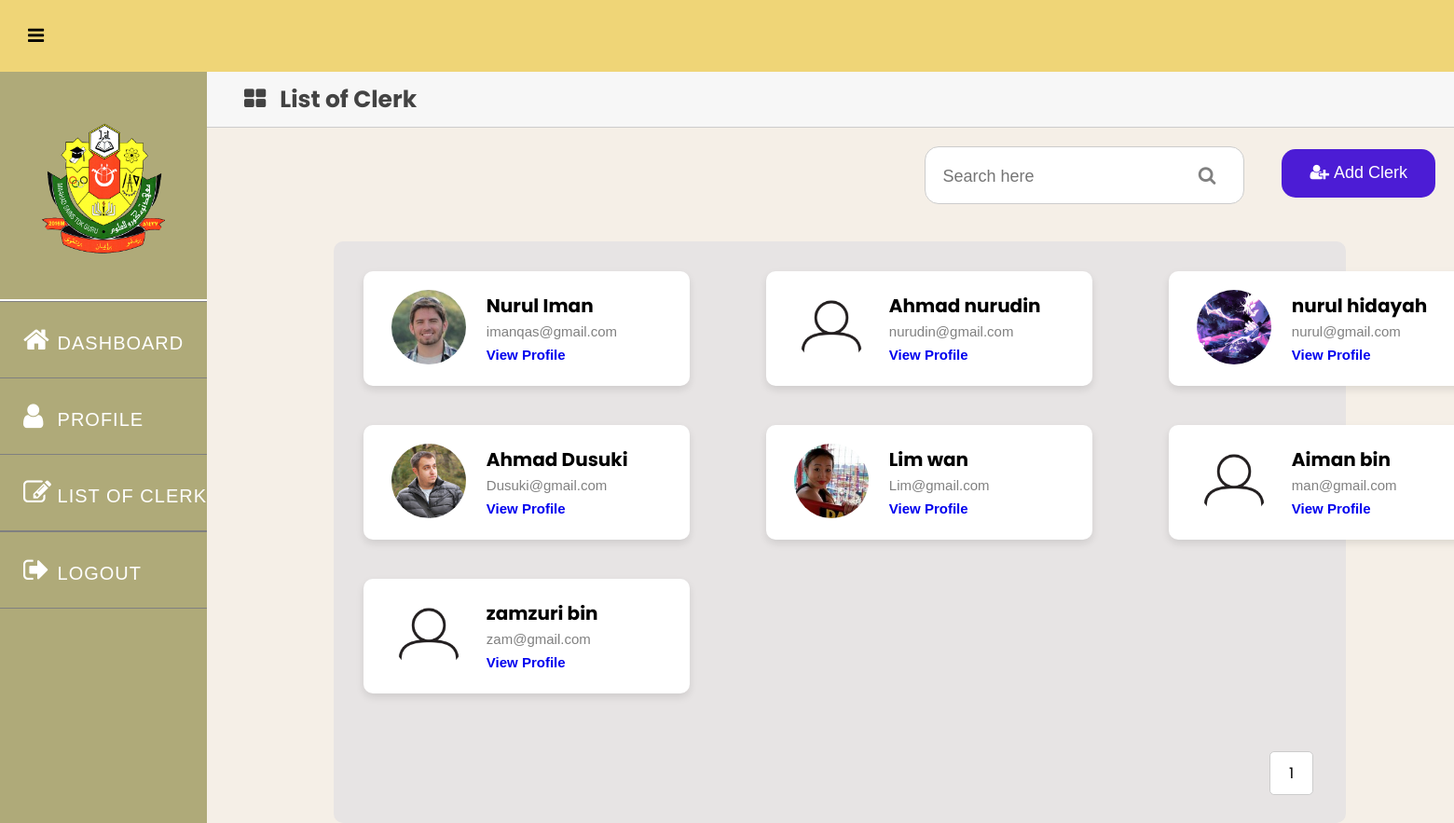
/ADMIN/listofclerk.php (signed in), run on the app's committed database.
### tables this page shows
CREATE TABLE `clerk` (
  `CLERKID` int NOT NULL,
  `CLERKNAME` varchar(255) NOT NULL,
  `CLERKPNO` varchar(12) DEFAULT NULL,
  `CLERKDOB` date DEFAULT NULL,
  `CLERKEMAIL` varchar(50) DEFAULT NULL,
  `CLERKTYPE` varchar(10) DEFAULT NULL,
  `CLERKPASSWORD` varchar(30) NOT NULL,
  `CLERKIMAGE` varchar(255) DEFAULT NULL,
  `STATUS` varchar(50) DEFAULT NULL
);

### ADMIN/listofclerk.php (the view, shortened to what this page needs)
<?php
require_once("../dbConnect.php");
$itemsPerPage = 9;
$page = isset($_GET['page']) ? (int)$_GET['page'] : 1;
$offset = ($page - 1) * $itemsPerPage;
$sql = "SELECT COUNT(*) AS total FROM clerk WHERE CLERKTYPE='clerk' AND STATUS='active'";
$result = $dbCon->query($sql);
$row = $result->fetch_assoc();
$totalClerks = $row['total'];
$totalPages = ceil($totalClerks / $itemsPerPage);
$sql = "SELECT * FROM clerk WHERE CLERKTYPE='clerk' AND STATUS='active'";
$sql .= " LIMIT $itemsPerPage OFFSET $offset";
$result = $dbCon->query($sql);
$clerks = array();
if ($result->num_rows > 0) {
    while ($row = $result->fetch_assoc()) {
        $fullName = $row['CLERKNAME'];
        $words = explode(' ', $fullName);
        $firstTwoWords = implode(' ', array_slice($words, 0, 2));
        $row['CLERKNAME'] = $firstTwoWords;
        if (!empty($row['CLERKIMAGE'])) {
            $row['CLERKIMAGE'] = '../CLERK/' . $row['CLERKIMAGE'];
        } else {
            $row['CLERKIMAGE'] = '../default-profile.png';
        }
        $clerks[] = $row;
    }
}
?>
<!DOCTYPE html>
<html lang="en">
<head>
    <link rel="stylesheet" href="https://stackpath.bootstrapcdn.com/font-awesome/4.7.0/css/font-awesome.min.css">
</head>
<body>
    <div class="header">
        <label for="checkbox">
            <i id="navbtn" class="fa fa-bars" aria-hidden="true"></i>
        </label>
    </div>
    <div class="body">
        <nav class="side-bar">
            <div class="user-p">
                <img src="../logo.png" alt=""/>
            </div>
            <ul>
                <li>
                    <a href="AdminDashboard.php">
                        <i class="fa fa-home" aria-hidden="true"></i>
                        <span>DASHBOARD</span>
                    </a>
                </li>
                <li>
                    <a href="adminprofile.php">
                        <i class="fa fa-user" aria-hidden="true"></i>
                        <span>PROFILE</span>
                    </a>
                </li>
                <li style="border-bottom: 1px solid grey;">
                    <a href="listofclerk.php">
                        <i class="fa fa-pencil-square-o" aria-hidden="true"></i>
                        <span>LIST OF CLERK</span>
                    </a>
                </li>
                <li style="border-bottom: 1px solid grey;">
                    <a href="../logout.php">
                        <i class="fa fa-sign-out" aria-hidden="true"></i>
                        <span>LOGOUT</span>
                    </a>
                </li>
            </ul>
        </nav>
        <section class="section-1">
            <div class="circled-menu-parent">
                <p><i class="fa fa-th-large" style="font-size:25px;"></i>List of Clerk</p>
            </div>
            <div class="line1">
    <form class="search-bar" method="GET" action="">
        <input type="text" name="search" placeholder="Search here" value="<?php echo isset($_GET['search']) ? htmlspecialchars($_GET['search']) : ''; ?>">
        <button type="submit"><i class="fa fa-search"></i></button>
    </form>
    <div class="add-clerk">
        <a href="addclerk.php"><i class="fa fa-user-plus" aria-hidden="true"></i>Add Clerk</a>
    </div>
</div>
            <div class="list-clerk">
                <table>
                    <?php
                    $counter = 0;
                    foreach ($clerks as $clerk) {
                        if ($counter % 3 == 0) {
                            echo '<tr>';
                        }
                        echo '<td>';
                        echo '<div class="clerk-profile">';
                        echo '<div class="image-wrap">';
                        echo '<img src="' . (!empty($clerk['CLERKIMAGE']) ? htmlspecialchars($clerk['CLERKIMAGE']) : 'default-profile.png') . '" alt="Profile Picture">';
                        echo '</div>';
                        echo '<table>';
                        echo '<tr><th>' . htmlspecialchars($clerk['CLERKNAME']) . '</th></tr>';
                        echo '<tr><td><span style="color: grey;">' . htmlspecialchars($clerk['CLERKEMAIL']) . '</span></td></tr>';
                        echo '<tr><td><a href="#" class="view-profile" clerkid="' . htmlspecialchars($clerk['CLERKID']) . '">View Profile</a></td></tr>';
                        echo '</table>';
                        echo '</div>';
                        echo '</td>';
                        if ($counter % 3 == 2) {
                            echo '</tr>';
                        }
                        $counter++;
                    }
                    if ($counter % 3 != 0) {
                        echo '</tr>';
                    }
                    ?>
                </table>
                <div class="pagination">
                    <?php for ($i = 1; $i <= $totalPages; $i++): ?>
                        <a href="?page=<?php echo $i; ?>"><?php echo $i; ?></a>
                    <?php endfor; ?>
                </div>
            </div>
        </section>
    </div>
</body>
</html>

### ADMIN/listofclerk.php (style rules this page uses)
* { padding: 0; margin: 0; box-sizing: border-box; font-family: arial, sans-serif; }
.header { display: flex; align-items: center; padding: 28px 30px; background: #EFD577; color: white; }
.header i { font-size: 30px; cursor: pointer; color: black; }
.user-p { text-align: center; padding-top: 50px; }
.user-p img { width: 150px; height: 150px; border-radius: 50%; }
.body { display: flex; }
.side-bar { width: 350px; background: #AFAA79; min-height: 100vh; transition: 500ms width; }
.side-bar ul { margin-top: 40px; list-style: none; border-top: 2px solid white; }
.side-bar ul li { font-size: 20px; padding: 25px 0px; padding-left: 25px; transition: background 500ms; white-space: nowrap; overflow: hidden; text-overflow: ellipsis; border: none; border-top: 1px solid grey; }
.side-bar ul li a { text-decoration: none; color: white; cursor: pointer; letter-spacing: 1px; }
.side-bar i { display: inline-block; padding-right: 10px; width: 30px; vertical-align: center; font-size: 25px; color: white; }
.side-bar ul li a { text-decoration: none; color: #black; cursor: pointer; letter-spacing: 1px; }
.side-bar ul li a i { display: inline-block; padding-right: 10px; font-size: 30px; }
.section-1 { width: 100%; background-color: #F5EFE7; background-size: cover; background-position: center; display: flex; align-items: center; flex-direction: column; }
#navbtn { display: inline-block; left: 20px; font-size: 20px; transition: 500ms color; color: #black; }
.circled-menu-parent { background-color: #f7f7f7; height: 60px; font-size: 25px; font-family: 'Inter'; font-weight: bold; color: #434343; width: 100%; display: flex; justify-content: center; flex-direction: column; padding: 0 20px; font-family: "Poppins", sans-serif; border-bottom: 1px solid #ccc; }
.circled-menu-parent p { margin: 0; display: flex; align-items: center; font-size: 25px; font-family: "Poppins", sans-serif; }
.circled-menu-parent i { margin-left: 20px; margin-right: 15px; }
.line1 { display: flex; width: 100%; justify-content: right; align-items: center; }
.search-bar { margin-top: 20px; padding: 10px; background-color: #fff; border: 1px solid #ccc; border-radius: 15px; }
.search-bar input[type="text"] { flex: 1; border: none; outline: none; font-size: 18px; padding: 8px; }
.search-bar button { background-color: transparent; color: grey; border: none; padding: 10px 20px; cursor: pointer; border-radius: 5px; margin-left: 10px; }
.search-bar i { font-size: 20px; }
.add-clerk { background-color: #4C1CD5; margin-right: 40px; margin-left: 40px; margin-top: 15px; border-radius: 15px; height: 52px; display: flex; align-items: center; justify-content: center; padding: 10px 15px; transition: background-color 0.3s; color: white; text-decoration: none; }
.add-clerk a { text-decoration: none; color: white; font-size: 18px; padding: 10px 15px; }
.add-clerk i { margin-right: 5px; }
.list-clerk { width: 80%; background: #E7E4E4; padding: 30px; border-radius: 10px; margin-top: 40px; }
.clerk-profile { width: 350px; background: #fff; display: flex; padding: 20px; border-radius: 10px; box-shadow: 0 4px 8px rgba(0, 0, 0, 0.1); margin-right: 80px; margin-bottom: 40px; }
.image-wrap { border-radius: 50%; width: 80px; height: 80px; margin-left: 10px; }
.image-wrap img { width: 100%; height: 100%; object-fit: cover; border-radius: 50%; }
.clerk-profile table { margin-left: 20px; width: 200px; }
.clerk-profile table th { font-size: 20px; font-family: "Poppins", sans-serif; text-align: left; }
.clerk-profile table td { font-size: 15px; font-family: "Poppins", sans-serif; text-align: left; line-height: 1.5; }
.clerk-profile a { text-decoration: none; font-weight: bold; }
.pagination { display: flex; justify-content: right; margin-top: 20px; }
.pagination a { margin: 0 5px; padding: 10px 20px; text-decoration: none; color: black; border: 1px solid #ccc; border-radius: 5px; background-color: #fff; font-family: "Poppins", sans-serif; }

### data on the page
clerk: shows a picture, CLERKNAME "Nurul Iman", CLERKEMAIL "imanqas@gmail.com"
clerk: CLERKNAME "Ahmad nurudin", CLERKEMAIL "nurudin@gmail.com"
clerk: shows a picture, CLERKNAME "nurul hidayah", CLERKEMAIL "nurul@gmail.com"
clerk: shows a picture, CLERKNAME "Ahmad Dusuki", CLERKEMAIL "Dusuki@gmail.com"
clerk: shows a picture, CLERKNAME "Lim wan", CLERKEMAIL "Lim@gmail.com"
clerk: CLERKNAME "Aiman bin", CLERKEMAIL "man@gmail.com"
clerk: CLERKNAME "zamzuri bin", CLERKEMAIL "zam@gmail.com"
